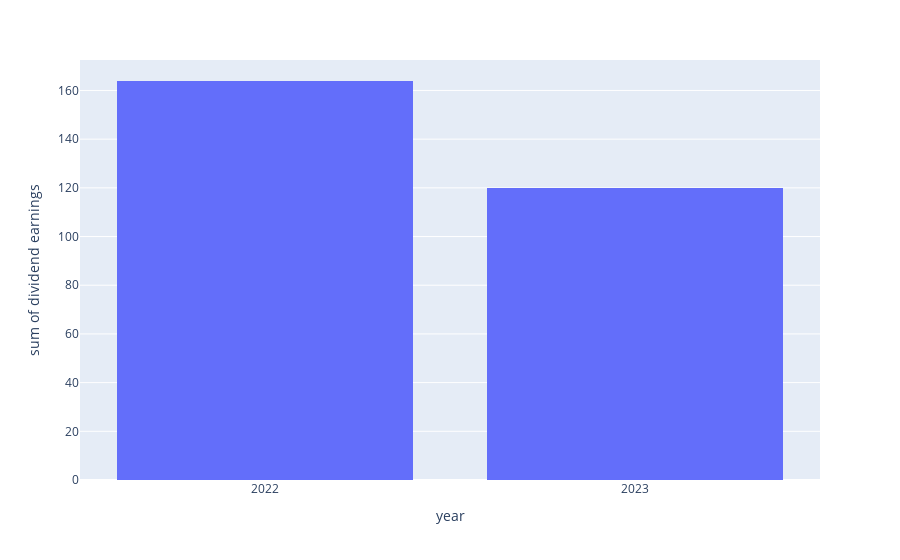

Here is the notebook cell this chart was saved with:
### Code cell
px.histogram(grouped_data,x="year",y="dividend earnings")

### Figure 1 — Plotly figure (JSON) as saved in the notebook; plotly's stock layout.template omitted (floating-point values rounded to 4 significant figures)
{"data": [{"alignmentgroup": "True", "bingroup": "x", "histfunc": "sum", "hovertemplate": "year=%{x}<br>sum of dividend earnings=%{y}<extra></extra>", "legendgroup": "", "marker": {"color": "#636efa", "pattern": {"shape": ""}}, "name": "", "offsetgroup": "", "orientation": "v", "showlegend": false, "type": "histogram", "x": ["2021", "2021", "2021", "2021", "2021", "2022", "2022", "2022", "2022", "2022", "2022", "2022", "2022", "2022", "2022", "2022", "2022", "2023", "2023", "2023", "2023"], "xaxis": "x", "y": [0, 0, 0, 0, 0, 0, 0, 0, 0, 11.6, 8.936, 9.112, 28.59, 19.65, 21.54, 34.6, 29.86, 26.5, 41.68, 48.6, 3.15], "yaxis": "y"}], "layout": {"barmode": "relative", "legend": {"tracegroupgap": 0}, "margin": {"t": 60}, "xaxis": {"anchor": "y", "domain": [0, 1], "title": {"text": "year"}}, "yaxis": {"anchor": "x", "domain": [0, 1], "title": {"text": "sum of dividend earnings"}}}}
